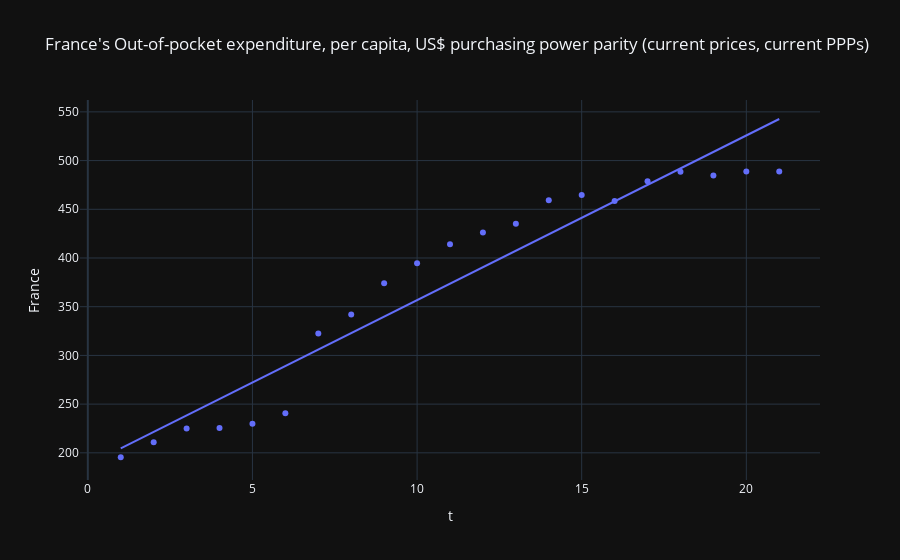
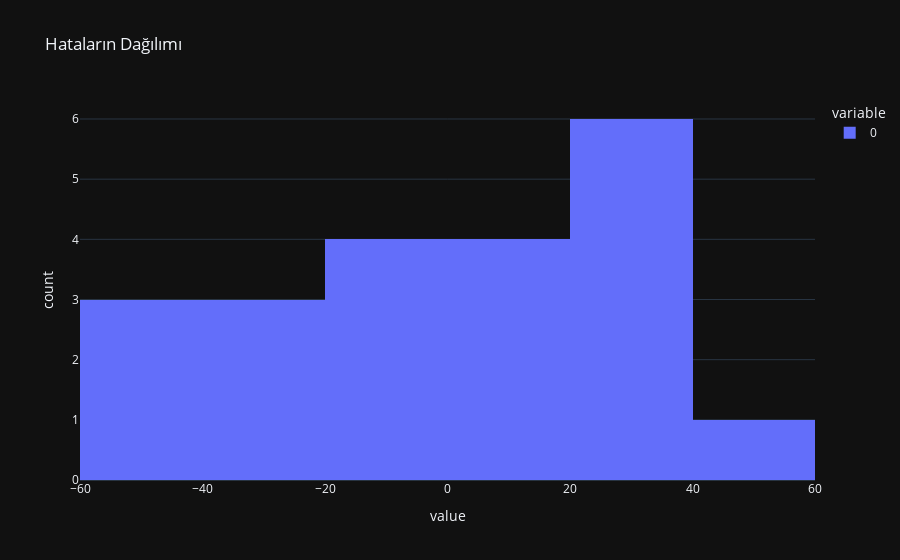
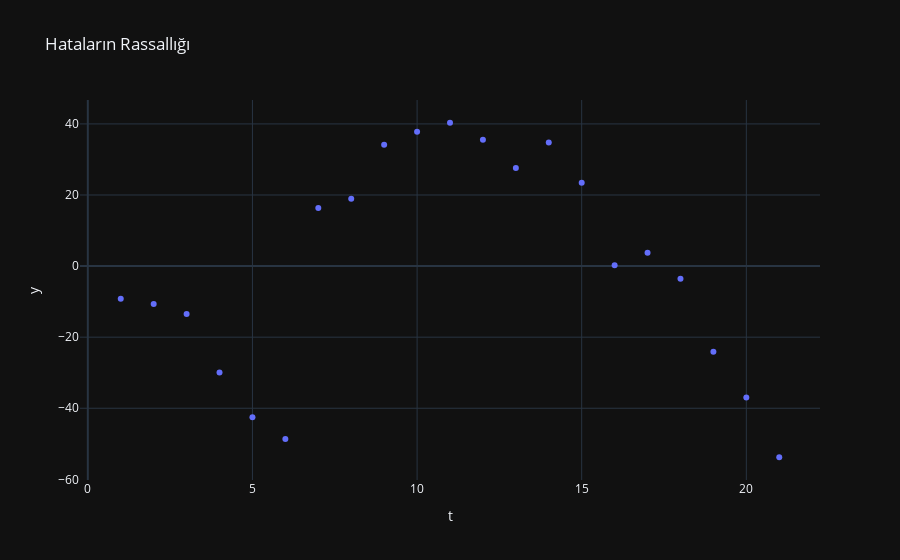
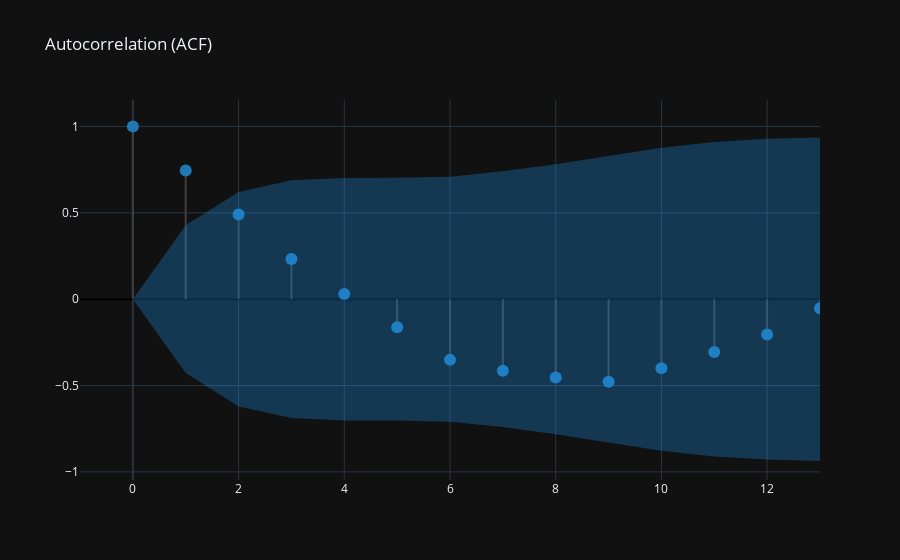

Notebook code for these charts, in order:
### Code cell
for country in country_name:
    print("###########################")
    print(f"{country}'nin Zaman Serisi Analizi")
    print("###########################")

    trendlin = express.scatter(
        df_2,
        x="t",
        y=f"{country}",
        title=f"{country}'s Out-of-pocket expenditure, per capita, US$ purchasing power parity (current prices, current PPPs)",
        trendline = "ols"
    )

    trendlin.show()
    linear_model = ols(f"{country} ~ t", data=df_2).fit()
    print(linear_model.summary())
    print(" ", end="\n")
    print("###########################")
    print("Verinin Durağanlık Kontrolü", end="\n\n")
    print("H0: Seri durağan değildir.")
    print("H1: Seri durağandır.", end="\n\n")
    adfullerx = adfuller(df_2[[f"{country}"]])
    print(f'Test Stat = {round(adfullerx[0], 4)}, p-value = {round(adfullerx[1], 4)}')

    if adfullerx[1]<0.05:
        print("p-value 0.05'ten küçüktür. H0 hipotezi reddedilmiştir. Yani seri durağandır.")
    elif adfullerx[1]>0.05:
        print("p-value 0.05'ten büyüktür. H0 hipotezi reddedilememiştir. Yani seri durağan değildir.", end="\n\n")
    print("###########################")
    print("Hataların Normal Dağılması", end="\n\n")
    residual_values = linear_model.resid

    print("H0: Normal dağılım varsayımı sağlanmaktadır.")
    print("H1: Normal dağılım varsayımı sağlanmamaktadır.", end="\n\n")

    test_stat, pvalue = stats.shapiro(residual_values)
    print(f'Test Stat = {round(test_stat, 4)}, p-value = {round(pvalue, 4)}')
    if pvalue<0.05:
        print("p-value 0.05'ten küçüktür. H0 hipotezi reddedilmiştir. Hatalar normal dağılmamıştır.")
    elif pvalue>0.05:
        print("p-value 0.05'ten büyüktür. H0 hipotezi reddedilememiştir. Yani hatalar normal dağılmıştır.", end="\n\n")
    hist = express.histogram(residual_values, title="Hataların Dağılımı")
    hist.show()

    print("###########################")
    print("Hataların Rassallığı", end="\n\n")

    print("     Hataların Durağanlığı", end="\n\n")

    adfullery = adfuller(residual_values)
    print(f'Test Stat = {round(adfullery[0], 4)}, p-value = {round(adfullery[1], 4)}')

    if adfullery[1]<0.05:
        print("p-value 0.05'ten küçüktür. H0 hipotezi reddedilmiştir. Hatalar durağandır.")
    elif adfullery[1]>0.05:
        print("p-value 0.05'ten büyüktür. H0 hipotezi reddedilememiştir. Yani hatalar durağan değildir.", end="\n\n")

    resid_scatter = express.scatter(
        df_2,
        x="t",
        y=residual_values,
        title="Hataların Rassallığı"
    )

    resid_scatter.show()


    print("     Hataların Otokorelasyonu", end="\n\n")

    print("Ljung-Box q istatistiğinin Hipotezleri")
    print("H0: Veriler bağımsız (random) olarak dağılmıştır.")
    print("H1: Veriler bağımsız (random) olarak dağılmamıştır.", end="\n\n")

    acf_df = pd.DataFrame(pd.DataFrame(acf(residual_values, qstat=True)).T)
    acf_df.columns = ["ACF", "Ljung-Box q statistic", "p-value"]
    display(acf_df[1:6])

    create_corr_plot(residual_values)

### Figure 1 — Plotly figure (JSON) as saved in the notebook; plotly's stock layout.template omitted (floating-point values rounded to 4 significant figures)
{"data": [{"hovertemplate": "t=%{x}<br>France=%{y}<extra></extra>", "legendgroup": "", "marker": {"color": "#636efa", "symbol": "circle"}, "mode": "markers", "name": "", "orientation": "v", "showlegend": false, "type": "scatter", "x": [1, 2, 3, 4, 5, 6, 7, 8, 9, 10, 11, 12, 13, 14, 15, 16, 17, 18, 19, 20, 21], "xaxis": "x", "y": [195.5, 210.9, 225.0, 225.4, 229.8, 240.6, 322.4, 341.9, 374.0, 394.6, 414.0, 426.2, 435.1, 459.2, 464.7, 458.4, 478.9, 488.4, 484.8, 488.8, 488.9], "yaxis": "y"}, {"hovertemplate": "<b>OLS trendline</b><br>France = 16.8998 * t + 187.788<br>R<sup>2</sup>=0.920686<br><br>t=%{x}<br>France=%{y} <b>(trend)</b><extra></extra>", "legendgroup": "", "marker": {"color": "#636efa", "symbol": "circle"}, "mode": "lines", "name": "", "showlegend": false, "type": "scatter", "x": [1, 2, 3, 4, 5, 6, 7, 8, 9, 10, 11, 12, 13, 14, 15, 16, 17, 18, 19, 20, 21], "xaxis": "x", "y": [204.7, 221.6, 238.5, 255.4, 272.3, 289.2, 306.1, 323.0, 339.9, 356.8, 373.7, 390.6, 407.5, 424.4, 441.3, 458.2, 475.1, 492.0, 508.9, 525.8, 542.7], "yaxis": "y"}], "layout": {"legend": {"tracegroupgap": 0}, "title": {"text": "France's Out-of-pocket expenditure, per capita, US$ purchasing power parity (current prices, current PPPs)"}, "xaxis": {"anchor": "y", "domain": [0, 1], "title": {"text": "t"}}, "yaxis": {"anchor": "x", "domain": [0, 1], "title": {"text": "France"}}}}

### Figure 2 — Plotly figure (JSON) as saved in the notebook; plotly's stock layout.template omitted (floating-point values rounded to 4 significant figures)
{"data": [{"alignmentgroup": "True", "bingroup": "x", "hovertemplate": "variable=0<br>value=%{x}<br>count=%{y}<extra></extra>", "legendgroup": "0", "marker": {"color": "#636efa", "pattern": {"shape": ""}}, "name": "0", "offsetgroup": "0", "orientation": "v", "showlegend": true, "type": "histogram", "x": [-9.211, -10.66, -13.5, -29.94, -42.51, -48.62, 16.31, 18.91, 34.16, 37.77, 40.33, 35.57, 27.62, 34.79, 23.41, 0.2226, 3.77, -3.573, -24.09, -36.96, -53.79], "xaxis": "x", "yaxis": "y"}], "layout": {"barmode": "relative", "legend": {"title": {"text": "variable"}, "tracegroupgap": 0}, "title": {"text": "Hataların Dağılımı"}, "xaxis": {"anchor": "y", "domain": [0, 1], "title": {"text": "value"}}, "yaxis": {"anchor": "x", "domain": [0, 1], "title": {"text": "count"}}}}

### Figure 3 — Plotly figure (JSON) as saved in the notebook; plotly's stock layout.template omitted (floating-point values rounded to 4 significant figures)
{"data": [{"hovertemplate": "t=%{x}<br>y=%{y}<extra></extra>", "legendgroup": "", "marker": {"color": "#636efa", "symbol": "circle"}, "mode": "markers", "name": "", "orientation": "v", "showlegend": false, "type": "scatter", "x": [1, 2, 3, 4, 5, 6, 7, 8, 9, 10, 11, 12, 13, 14, 15, 16, 17, 18, 19, 20, 21], "xaxis": "x", "y": [-9.211, -10.66, -13.5, -29.94, -42.51, -48.62, 16.31, 18.91, 34.16, 37.77, 40.33, 35.57, 27.62, 34.79, 23.41, 0.2226, 3.77, -3.573, -24.09, -36.96, -53.79], "yaxis": "y"}], "layout": {"legend": {"tracegroupgap": 0}, "title": {"text": "Hataların Rassallığı"}, "xaxis": {"anchor": "y", "domain": [0, 1], "title": {"text": "t"}}, "yaxis": {"anchor": "x", "domain": [0, 1], "title": {"text": "y"}}}}

### Figure 4 — Plotly figure (JSON) as saved in the notebook; plotly's stock layout.template omitted (floating-point values rounded to 4 significant figures)
{"data": [{"line": {"color": "#3f3f3f"}, "mode": "lines", "showlegend": false, "type": "scatter", "x": [0, 0], "y": [0, 1]}, {"line": {"color": "#3f3f3f"}, "mode": "lines", "showlegend": false, "type": "scatter", "x": [1, 1], "y": [0, 0.7448]}, {"line": {"color": "#3f3f3f"}, "mode": "lines", "showlegend": false, "type": "scatter", "x": [2, 2], "y": [0, 0.49]}, {"line": {"color": "#3f3f3f"}, "mode": "lines", "showlegend": false, "type": "scatter", "x": [3, 3], "y": [0, 0.2326]}, {"line": {"color": "#3f3f3f"}, "mode": "lines", "showlegend": false, "type": "scatter", "x": [4, 4], "y": [0, 0.03059]}, {"line": {"color": "#3f3f3f"}, "mode": "lines", "showlegend": false, "type": "scatter", "x": [5, 5], "y": [0, -0.1619]}, {"line": {"color": "#3f3f3f"}, "mode": "lines", "showlegend": false, "type": "scatter", "x": [6, 6], "y": [0, -0.3514]}, {"line": {"color": "#3f3f3f"}, "mode": "lines", "showlegend": false, "type": "scatter", "x": [7, 7], "y": [0, -0.414]}, {"line": {"color": "#3f3f3f"}, "mode": "lines", "showlegend": false, "type": "scatter", "x": [8, 8], "y": [0, -0.4531]}, {"line": {"color": "#3f3f3f"}, "mode": "lines", "showlegend": false, "type": "scatter", "x": [9, 9], "y": [0, -0.4784]}, {"line": {"color": "#3f3f3f"}, "mode": "lines", "showlegend": false, "type": "scatter", "x": [10, 10], "y": [0, -0.3993]}, {"line": {"color": "#3f3f3f"}, "mode": "lines", "showlegend": false, "type": "scatter", "x": [11, 11], "y": [0, -0.3058]}, {"line": {"color": "#3f3f3f"}, "mode": "lines", "showlegend": false, "type": "scatter", "x": [12, 12], "y": [0, -0.204]}, {"line": {"color": "#3f3f3f"}, "mode": "lines", "showlegend": false, "type": "scatter", "x": [13, 13], "y": [0, -0.05188]}, {"marker": {"color": "#1f77b4", "size": 12}, "mode": "markers", "showlegend": false, "type": "scatter", "x": [0, 1, 2, 3, 4, 5, 6, 7, 8, 9, 10, 11, 12, 13], "y": [1, 0.7448, 0.49, 0.2326, 0.03059, -0.1619, -0.3514, -0.414, -0.4531, -0.4784, -0.3993, -0.3058, -0.204, -0.05188]}, {"line": {"color": "rgba(255,255,255,0)"}, "mode": "lines", "showlegend": false, "type": "scatter", "x": [0, 1, 2, 3, 4, 5, 6, 7, 8, 9, 10, 11, 12, 13], "y": [0, 0.4277, 0.6212, 0.6883, 0.7025, 0.7027, 0.7095, 0.7407, 0.7819, 0.8285, 0.8776, 0.9102, 0.9288, 0.937]}, {"fill": "tonexty", "fillcolor": "rgba(32, 146, 230,0.3)", "line": {"color": "rgba(255,255,255,0)"}, "mode": "lines", "showlegend": false, "type": "scatter", "x": [0, 1, 2, 3, 4, 5, 6, 7, 8, 9, 10, 11, 12, 13], "y": [0, -0.4277, -0.6212, -0.6883, -0.7025, -0.7027, -0.7095, -0.7407, -0.7819, -0.8285, -0.8776, -0.9102, -0.9288, -0.937]}], "layout": {"title": {"text": "Autocorrelation (ACF)"}, "xaxis": {"range": [-1, 13]}, "yaxis": {"zerolinecolor": "#000000"}}}
